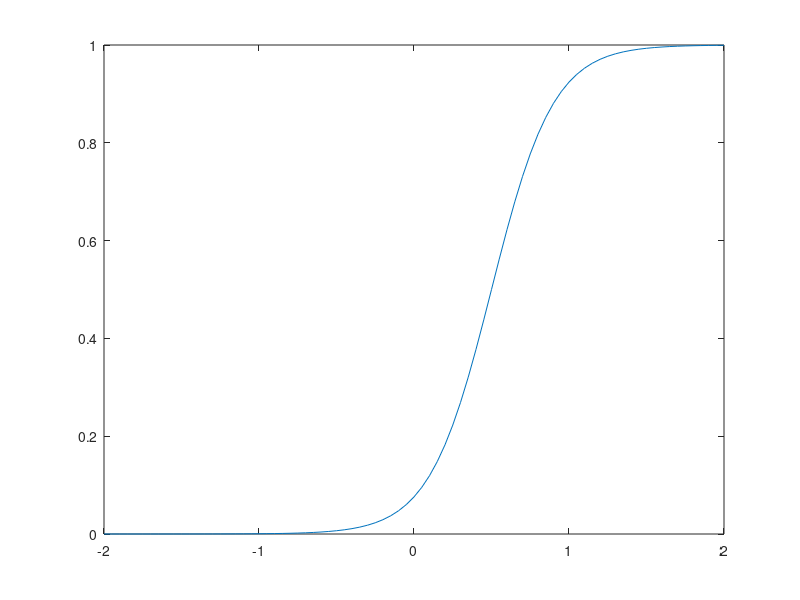
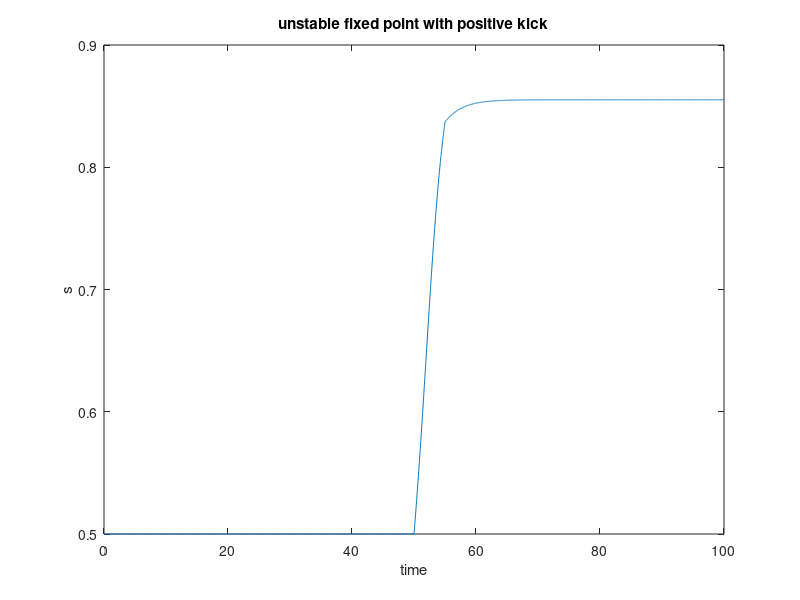

Write the MATLAB code that produced these figures, in order.
close all; clear all;
 
tau = 1; % time is in multiples of tau
dt = 0.02; % fraction of tau
Trun = 100; % multiples of tau
Nrun = Trun/dt; % num timesteps
time=0:dt:Trun-dt; % multiples of tau
 
alpha = 5; % steepness of sigmod nonlinearity
 
W=1; 
s=zeros(1,Nrun); % synaptic activity of cells full trace
g=zeros(1,Nrun); % instantaneous total conductance into cells
frate=g; % instantaneous firing rate of cells
 
b=0; % instantaneous input to cells
 
expfact=0; % exp term in sigmoid transfer function
 
% initial conditions
s(1) = 1/2; %initialized for the unstable point
g(1) = W*s(1)+b; 
expfact=exp(alpha*(g(1)-1/2)); 
frate = expfact./(1+expfact);     
 
% some diagnostics
figure(1); 
u=-2:.05:2; 
plot(u,exp(alpha*(u-1/2))./(1+exp(alpha*(u-1/2)))); 
 
for i=1:Nrun-1,
 
    s(i+1) = s(i) + dt*(-s(i)+frate);
 
    % halfway through, make a switch: kick the switches in opposite directions. 
    % kick duration: 5 tau
    if (i<(Trun/2/dt+5/dt))&(i>=(Trun/2/dt)),
        deltab = 0.05; 
        b = deltab;
        %b = -deltab; 
    else
        b=0; 
    end
  
    g(i+1) = W*s(i+1)+b; 
    expfact = exp(alpha*(g(i+1)-1/2));
    frate = expfact./(1+expfact);     
    
end
 
figure(3);
plot(time,s); 
xlabel('time');
ylabel('s');
title('unstable fixed point with positive kick');
